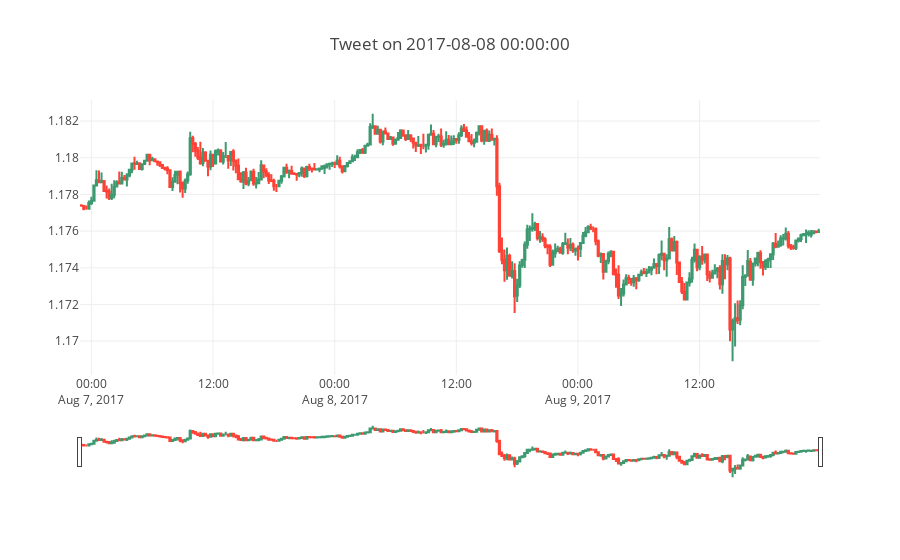

Source (notebook cell):
### Code cell
# Grafico de la vecindad al tweet
aroundtweet = sub_dataset_date(date_before_tweet,date_after_tweet)

fig3 = go.Figure(data=[go.Candlestick(x=aroundtweet['Date_Time'],
                open=aroundtweet['Open'],
                high=aroundtweet['High'],
                low=aroundtweet['Low'],
                close=aroundtweet['Close'])])

fig3.layout.update(title='Tweet on %s' % date_tw_selected)

fig3.iplot()

# Ubicamos y agregamos la información del tweet.

### Figure 1 — Plotly figure (JSON) as saved in the notebook; plotly's stock layout.template omitted (floating-point values rounded to 4 significant figures; data arrays with more than 128 entries replaced by an {"elided": "..."} marker saying what was removed)
{"data": [{"close": {"elided": "292 float values"}, "high": {"elided": "292 float values"}, "low": {"elided": "292 float values"}, "open": {"elided": "292 float values"}, "type": "candlestick", "uid": "231f39d2-b1bf-11e9-89bd-8c2937efece8", "x": {"elided": "292 str values"}}], "layout": {"title": "Tweet on 2017-08-08 00:00:00"}}
